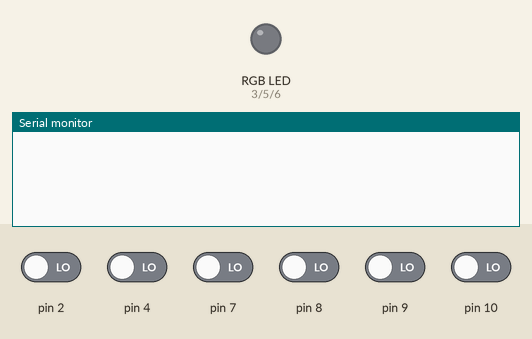
The sketch below on a simulated Arduino Uno, built with avr-gcc and run on an emulated ATmega328P. Parts: an RGB LED mixed from three pins (HIGH = lit), the last lines printed to the serial monitor. The test bench sets the inputs (shaded band); at power-on: pin 2, pin 4, pin 7–10 LOW.

Above: at 1.2 s.
1.3 s: pin 2 driven HIGH
At 1.8 s:
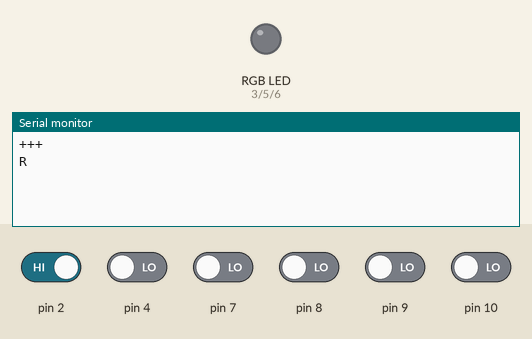
2.8 s: pin 4 driven HIGH
At 4.0 s:
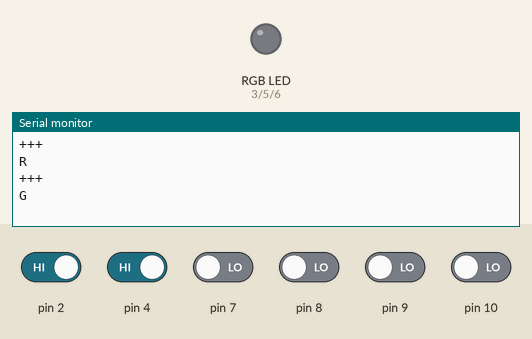
4.3 s: pin 7 driven HIGH
At 5.4 s:
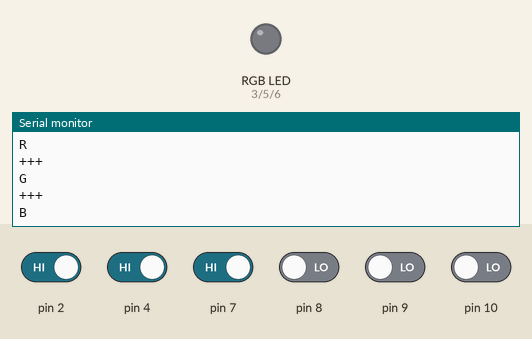

Measured:
- after the input at 1.3 s, the serial monitor: prints a new line at once (image 1)
- after the input at 2.8 s, the serial monitor: prints a new line at once (image 2)
- after the input at 4.3 s, the serial monitor: prints a new line at once (image 3)

The sketch:

rgb_encoder_test.ino
```cpp
#define RED 0
#define GREEN 1
#define BLUE 2

#define r_pwm 3
#define g_pwm 5
#define b_pwm 6

#define r_clk  digitalRead(2)
#define g_clk  digitalRead(4)
#define b_clk  digitalRead(7)

#define r_dt digitalRead(8)
#define g_dt digitalRead(9)
#define b_dt digitalRead(10)

#define STEP 5

int clk_state[3];
int dt[3];
int clk_last[3] = { r_clk, g_clk, b_clk };
int percentage[3] = { 0, 0, 0 };
int brightness[3] = { 0, 0, 0 };
char colours[3] = { 'R', 'G', 'B' };
int pwm_pins[3] = { 3, 5, 6 };

void setup() {
  pinMode(r_pwm, OUTPUT);
  pinMode(g_pwm, OUTPUT);
  pinMode(b_pwm, OUTPUT);

  pinMode(r_clk, INPUT);
  pinMode(g_clk, INPUT);
  pinMode(b_clk, INPUT);

  pinMode(r_dt, INPUT);
  pinMode(g_dt, INPUT);
  pinMode(b_dt, INPUT);

  Serial.begin(9600);
}

void loop() {
  clk_state[RED] = r_clk;
  clk_state[GREEN] = g_clk;
  clk_state[BLUE] = b_clk;

  dt[RED] = r_dt;
  dt[GREEN] = g_dt;
  dt[BLUE] = b_dt;

  for (int i = 0; i <= 2; i++) {
    if (clk_state[i] != clk_last[i]) {
      if (dt[i] != clk_state[i]) {
        Serial.println("+++");
        Serial.println(colours[i]);
        changeBrightness(i, true);
      } else {
        Serial.println("---");
        Serial.println(colours[i]);
        changeBrightness(i, false);
      }
    }
  }

  for (int i = 0; i <= 2; i++) {
    clk_last[i] = clk_state[i];
  }

  for (int i = 0; i <= 2; i++) {
    brightness[i] = 51.0/200000.0 * pow(percentage[i], 3);
    analogWrite(pwm_pins[i], brightness[i]);
  }
  // r_brightness = 51.0/200000.0 * pow(r_percentage, 3);
  // analogWrite(3, r_brightness);
  delay(2);
}


void changeBrightness(int colour, bool increase) {
  int new_percentage;
  switch (increase) {
    case true:
      new_percentage = percentage[colour] + STEP;
      if (new_percentage > 100) {
        percentage[colour] = 100;
      } else {
        percentage[colour] = new_percentage;
      }
      break;
    case false:
      new_percentage = percentage[colour] - STEP;
      if (new_percentage < 0) {
        percentage[colour] = 0;
      } else {
        percentage[colour] = new_percentage;
      }
      break;
  }
}
/*
void changeBrightness(bool increase) {
  int new_percentage;
  switch (increase) {
    case true:
      new_percentage = r_percentage + STEP;
      if (new_percentage > 100) {
        r_percentage = 100;
      } else {
        r_percentage = new_percentage;
      }
      break;
    case false:
      new_percentage = r_percentage - STEP;
      if (new_percentage < 0) {
        r_percentage = 0;
      } else {
        r_percentage = new_percentage;
      }
      break;
  }
}
*/
```
